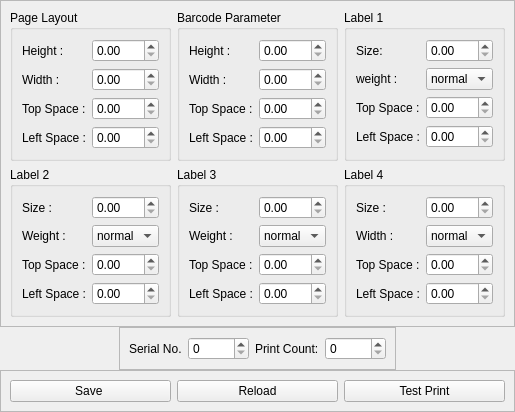
     <widget class="QWidget" name="tab_2">
      <attribute name="title">
       <string>Generation Code</string>
      </attribute>
      <layout class="QVBoxLayout" name="verticalLayout_7">
       <property name="spacing">
        <number>0</number>
       </property>
       <property name="leftMargin">
        <number>0</number>
       </property>
       <property name="topMargin">
        <number>0</number>
       </property>
       <property name="rightMargin">
        <number>0</number>
       </property>
       <property name="bottomMargin">
        <number>0</number>
       </property>
       <item>
        <widget class="QFrame" name="frame_13">
         <property name="sizePolicy">
          <sizepolicy hsizetype="Preferred" vsizetype="Expanding">
           <horstretch>0</horstretch>
           <verstretch>0</verstretch>
          </sizepolicy>
         </property>
         <property name="frameShape">
          <enum>QFrame::StyledPanel</enum>
         </property>
         <property name="frameShadow">
          <enum>QFrame::Raised</enum>
         </property>
         <layout class="QGridLayout" name="gridLayout_2">
          <item row="0" column="2">
           <widget class="QGroupBox" name="groupBox_3">
            <property name="title">
             <string>Label 1</string>
            </property>
            <layout class="QFormLayout" name="formLayout_3">
             <item row="0" column="0">
              <widget class="QLabel" name="label_27">
               <property name="text">
                <string>Size:</string>
               </property>
              </widget>
             </item>
             <item row="2" column="0">
              <widget class="QLabel" name="label_29">
               <property name="text">
                <string>Top Space :</string>
               </property>
              </widget>
             </item>
             <item row="3" column="0">
              <widget class="QLabel" name="label_30">
               <property name="text">
                <string>Left Space :</string>
               </property>
              </widget>
             </item>
             <item row="1" column="0">
              <widget class="QLabel" name="label_28">
               <property name="text">
                <string>weight :</string>
               </property>
              </widget>
             </item>
             <item row="1" column="1">
              <widget class="QComboBox" name="comboBox">
               <item>
                <property name="text">
                 <string>normal</string>
                </property>
               </item>
               <item>
                <property name="text">
                 <string>bold</string>
                </property>
               </item>
               <item>
                <property name="text">
                 <string>bolder</string>
                </property>
               </item>
              </widget>
             </item>
             <item row="0" column="1">
              <widget class="QDoubleSpinBox" name="doubleSpinBox_2"/>
             </item>
             <item row="2" column="1">
              <widget class="QDoubleSpinBox" name="doubleSpinBox_14"/>
             </item>
             <item row="3" column="1">
              <widget class="QDoubleSpinBox" name="doubleSpinBox_15"/>
             </item>
            </layout>
           </widget>
          </item>
          <item row="0" column="0">
           <widget class="QGroupBox" name="groupBox">
            <property name="title">
             <string>Page Layout</string>
            </property>
            <layout class="QFormLayout" name="formLayout">
             <item row="0" column="0">
              <widget class="QLabel" name="label_19">
               <property name="text">
                <string>Height :</string>
               </property>
              </widget>
             </item>
             <item row="1" column="0">
              <widget class="QLabel" name="label_20">
               <property name="text">
                <string>Width :</string>
               </property>
              </widget>
             </item>
             <item row="2" column="0">
              <widget class="QLabel" name="label_21">
               <property name="text">
                <string>Top Space :</string>
               </property>
              </widget>
             </item>
             <item row="3" column="0">
              <widget class="QLabel" name="label_22">
               <property name="text">
                <string>Left Space :</string>
               </property>
              </widget>
             </item>
             <item row="0" column="1">
              <widget class="QDoubleSpinBox" name="doubleSpinBox_6"/>
             </item>
             <item row="1" column="1">
              <widget class="QDoubleSpinBox" name="doubleSpinBox_7"/>
             </item>
             <item row="2" column="1">
              <widget class="QDoubleSpinBox" name="doubleSpinBox_8"/>
             </item>
             <item row="3" column="1">
              <widget class="QDoubleSpinBox" name="doubleSpinBox_9"/>
             </item>
            </layout>
           </widget>
          </item>
          <item row="1" column="0">
           <widget class="QGroupBox" name="groupBox_4">
            <property name="title">
             <string>Label 2</string>
            </property>
            <layout class="QFormLayout" name="formLayout_5">
             <item row="0" column="0">
              <widget class="QLabel" name="label_35">
               <property name="text">
                <string>Size :</string>
               </property>
              </widget>
             </item>
             <item row="0" column="1">
              <widget class="QDoubleSpinBox" name="doubleSpinBox_3"/>
             </item>
             <item row="1" column="0">
              <widget class="QLabel" name="label_36">
               <property name="text">
                <string>Weight :</string>
               </property>
              </widget>
             </item>
             <item row="1" column="1">
              <widget class="QComboBox" name="comboBox_2">
               <item>
                <property name="text">
                 <string>normal</string>
                </property>
               </item>
               <item>
                <property name="text">
                 <string>bold</string>
                </property>
               </item>
               <item>
                <property name="text">
                 <string>bolder</string>
                </property>
               </item>
              </widget>
             </item>
             <item row="2" column="0">
              <widget class="QLabel" name="label_37">
               <property name="text">
                <string>Top Space :</string>
               </property>
              </widget>
             </item>
             <item row="2" column="1">
              <widget class="QDoubleSpinBox" name="doubleSpinBox_16"/>
             </item>
             <item row="3" column="0">
              <widget class="QLabel" name="label_38">
               <property name="text">
                <string>Left Space :</string>
               </property>
              </widget>
             </item>
             <item row="3" column="1">
              <widget class="QDoubleSpinBox" name="doubleSpinBox_17"/>
             </item>
            </layout>
           </widget>
          </item>
          <item row="1" column="2">
           <widget class="QGroupBox" name="groupBox_6">
            <property name="title">
             <string>Label 4</string>
            </property>
            <layout class="QFormLayout" name="formLayout_7">
             <item row="0" column="0">
              <widget class="QLabel" name="label_43">
               <property name="text">
                <string>Size :</string>
               </property>
              </widget>
             </item>
             <item row="1" column="0">
              <widget class="QLabel" name="label_44">
               <property name="text">
                <string>Width :</string>
               </property>
              </widget>
             </item>
             <item row="2" column="0">
              <widget class="QLabel" name="label_45">
               <property name="text">
                <string>Top Space :</string>
               </property>
              </widget>
             </item>
             <item row="3" column="0">
              <widget class="QLabel" name="label_46">
               <property name="text">
                <string>Left Space :</string>
               </property>
              </widget>
             </item>
             <item row="1" column="1">
              <widget class="QComboBox" name="comboBox_4">
               <item>
                <property name="text">
                 <string>normal</string>
                </property>
               </item>
               <item>
                <property name="text">
                 <string>bold</string>
                </property>
               </item>
               <item>
                <property name="text">
                 <string>bolder</string>
                </property>
               </item>
              </widget>
             </item>
             <item row="0" column="1">
              <widget class="QDoubleSpinBox" name="doubleSpinBox_5"/>
             </item>
             <item row="2" column="1">
              <widget class="QDoubleSpinBox" name="doubleSpinBox_20"/>
             </item>
             <item row="3" column="1">
              <widget class="QDoubleSpinBox" name="doubleSpinBox_21"/>
             </item>
            </layout>
           </widget>
          </item>
          <item row="1" column="1">
           <widget class="QGroupBox" name="groupBox_5">
            <property name="title">
             <string>Label 3</string>
            </property>
            <layout class="QFormLayout" name="formLayout_6">
             <item row="0" column="0">
              <widget class="QLabel" name="label_39">
               <property name="text">
                <string>Size :</string>
               </property>
              </widget>
             </item>
             <item row="0" column="1">
              <widget class="QDoubleSpinBox" name="doubleSpinBox_4"/>
             </item>
             <item row="1" column="0">
              <widget class="QLabel" name="label_40">
               <property name="text">
                <string>Weight :</string>
               </property>
              </widget>
             </item>
             <item row="1" column="1">
              <widget class="QComboBox" name="comboBox_3">
               <item>
                <property name="text">
                 <string>normal</string>
                </property>
               </item>
               <item>
                <property name="text">
                 <string>bold</string>
                </property>
               </item>
               <item>
                <property name="text">
                 <string>bolder</string>
                </property>
               </item>
              </widget>
             </item>
             <item row="2" column="0">
              <widget class="QLabel" name="label_41">
               <property name="text">
                <string>Top Space :</string>
               </property>
              </widget>
             </item>
             <item row="2" column="1">
              <widget class="QDoubleSpinBox" name="doubleSpinBox_19"/>
             </item>
             <item row="3" column="0">
              <widget class="QLabel" name="label_42">
               <property name="text">
                <string>Left Space :</string>
               </property>
              </widget>
             </item>
             <item row="3" column="1">
              <widget class="QDoubleSpinBox" name="doubleSpinBox_18"/>
             </item>
            </layout>
           </widget>
          </item>
          <item row="0" column="1">
           <widget class="QGroupBox" name="groupBox_2">
            <property name="title">
             <string>Barcode Parameter</string>
            </property>
            <layout class="QFormLayout" name="formLayout_2">
             <item row="0" column="0">
              <widget class="QLabel" name="label_23">
               <property name="text">
                <string>Height :</string>
               </property>
              </widget>
             </item>
             <item row="0" column="1">
              <widget class="QDoubleSpinBox" name="doubleSpinBox_10"/>
             </item>
             <item row="2" column="0">
              <widget class="QLabel" name="label_25">
               <property name="text">
                <string>Top Space :</string>
               </property>
              </widget>
             </item>
             <item row="2" column="1">
              <widget class="QDoubleSpinBox" name="doubleSpinBox_12"/>
             </item>
             <item row="3" column="0">
              <widget class="QLabel" name="label_26">
               <property name="text">
                <string>Left Space :</string>
               </property>
              </widget>
             </item>
             <item row="3" column="1">
              <widget class="QDoubleSpinBox" name="doubleSpinBox_13"/>
             </item>
             <item row="1" column="0">
              <widget class="QLabel" name="label_24">
               <property name="text">
                <string>Width :</string>
               </property>
              </widget>
             </item>
             <item row="1" column="1">
              <widget class="QDoubleSpinBox" name="doubleSpinBox_11"/>
             </item>
            </layout>
           </widget>
          </item>
         </layout>
        </widget>
       </item>
       <item alignment="Qt::AlignHCenter">
        <widget class="QFrame" name="frame_20">
         <property name="minimumSize">
          <size>
           <width>0</width>
           <height>40</height>
          </size>
         </property>
         <property name="frameShape">
          <enum>QFrame::StyledPanel</enum>
         </property>
         <property name="frameShadow">
          <enum>QFrame::Raised</enum>
         </property>
         <layout class="QHBoxLayout" name="horizontalLayout_2">
          <item>
           <widget class="QLabel" name="label_18">
            <property name="text">
             <string>Serial No.</string>
            </property>
           </widget>
          </item>
          <item>
           <widget class="QSpinBox" name="spinBox">
            <property name="maximum">
             <number>30000</number>
            </property>
           </widget>
          </item>
          <item>
           <widget class="QLabel" name="label_31">
            <property name="text">
             <string>Print Count:</string>
            </property>
           </widget>
          </item>
          <item>
           <widget class="QSpinBox" name="spinBox_2">
            <property name="maximum">
             <number>30000</number>
            </property>
           </widget>
          </item>
         </layout>
        </widget>
       </item>
       <item alignment="Qt::AlignBottom">
        <widget class="QFrame" name="frame_14">
         <property name="frameShape">
          <enum>QFrame::StyledPanel</enum>
         </property>
         <property name="frameShadow">
          <enum>QFrame::Raised</enum>
         </property>
         <layout class="QHBoxLayout" name="horizontalLayout_11">
          <item>
           <widget class="QPushButton" name="pushButton_28">
            <property name="text">
             <string>Save </string>
            </property>
           </widget>
          </item>
          <item>
           <widget class="QPushButton" name="pushButton_29">
            <property name="text">
             <string>Reload</string>
            </property>
           </widget>
          </item>
          <item>
           <widget class="QPushButton" name="pushButton_30">
            <property name="text">
             <string>Test Print</string>
            </property>
           </widget>
          </item>
         </layout>
        </widget>
       </item>
      </layout>
     </widget>
